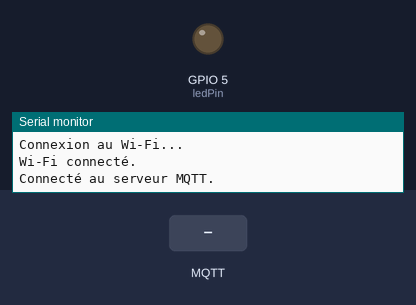
The program below on a simulated ESP32. Shown: output pins drawn as LEDs (lit = HIGH), the last lines printed to the serial monitor. The inputs (shaded band) are chosen by the test bench. WiFi joins after 1.5 s; servers stay silent unless stated; no MQTT or app messages arrive unless stated.

Above: at 3.2 s.
3.3 s: MQTT message "on" arrives on the first subscribed topic
At 3.9 s:
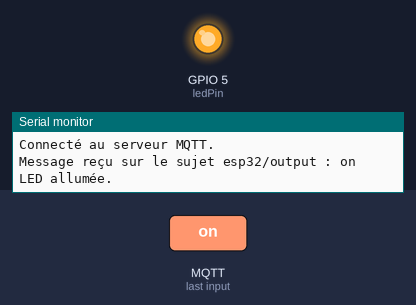
11.3 s: MQTT message "off" arrives on the first subscribed topic
At 12.4 s:
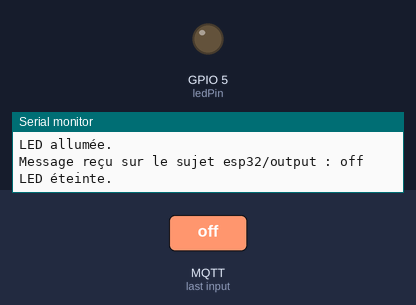
Timing chart, 0 to 13.8 s (numbered marks = the images above; inputs shaded):
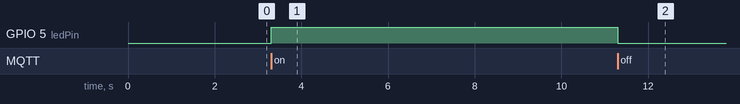

Measured:
- after the input at 3.3 s, GPIO 5 (ledPin): LOW → HIGH at once
- after the input at 11.3 s, GPIO 5 (ledPin): HIGH → LOW at once

The program:

main.cpp
```cpp
#include <esp_now.h>
#include <WiFi.h>
#include <PubSubClient.h>

// Informations pour le Wi-Fi et le serveur MQTT
const char* ssid = "iot";
const char* password = "iotisis;";
const char* mqtt_server = "192.168.3.250";  // Remplacer par l'adresse de ton serveur MQTT

WiFiClient espClient;
PubSubClient client(espClient);

// GPIO pour la LED
const int ledPin = 5;

// Structure pour recevoir les données
typedef struct struct_message {
  int id;        // Identifiant unique (1 ou 2)
  float x;       // Température
  float y;       // Humidité
} struct_message;

// Créer une instance pour stocker les données reçues
struct_message sensorData[2];

// Variables pour gérer le délai entre les envois
unsigned long previousMillis = 0; // Pour stocker l'heure du dernier envoi
const unsigned long interval = 10000; // Intervalle en millisecondes (10 secondes)

// Adresse MAC des capteurs
uint8_t moteAddress[2][6] = {
  {0xEC, 0x62, 0x60, 0x11, 0x97, 0xA0},  // Identifiant pour le capteur 1
  {0x24, 0xDC, 0xC3, 0x14, 0x3D, 0x70}   // Identifiant pour le capteur 2
};

esp_now_peer_info_t peerInfo[2];

// Fonction callback exécutée lors de la réception des données via ESP-NOW
void OnDataRecv(const uint8_t *mac_addr, const uint8_t *incomingData, int len) {
  struct_message receivedData;
  memcpy(&receivedData, incomingData, sizeof(receivedData)); // Copier les données reçues

  // Trouver l'indice du capteur correspondant et stocker les données
  if (receivedData.id == 1) {
    sensorData[0] = receivedData;
  } else if (receivedData.id == 2) {
    sensorData[1] = receivedData;
  }

  Serial.printf("ID : %d, Température : %.2f °C, Humidité : %.2f %%\n", receivedData.id, receivedData.x, receivedData.y);
}

// Fonction callback MQTT pour traiter les messages reçus
void mqttCallback(char* topic, byte* payload, unsigned int length) {
  String message;

  // Convertir le payload en String
  for (int i = 0; i < length; i++) {
    message += (char)payload[i];
  }

  Serial.printf("Message reçu sur le sujet %s : %s\n", topic, message.c_str());

  // Contrôler la LED en fonction du message
  if (String(topic) == "esp32/output") {
    if (message == "on") {
      digitalWrite(ledPin, HIGH);
      Serial.println("LED allumée.");
    } else if (message == "off") {
      digitalWrite(ledPin, LOW);
      Serial.println("LED éteinte.");
    }
  }
}

// Configuration initiale du Wi-Fi
void setup_wifi() {
  delay(10);
  WiFi.begin(ssid, password);
  while (WiFi.status() != WL_CONNECTED) {
    delay(500);
    Serial.print(".");
  }
  Serial.println("\nWiFi connecté.");
}

// Reconnexion au serveur MQTT si nécessaire
void reconnect() {
  while (!client.connected()) {
    if (client.connect("ESP32Client")) {
      Serial.println("Connecté au serveur MQTT.");

      // S'abonner au sujet pour contrôler la LED
      client.subscribe("esp32/output");
    } else {
      Serial.print("Échec, rc=");
      Serial.print(client.state());
      Serial.println(" nouvelle tentative dans 5 secondes.");
      delay(5000);
    }
  }
}

void setup() {
  Serial.begin(115200);

  // Configurer le GPIO pour la LED
  pinMode(ledPin, OUTPUT);
  digitalWrite(ledPin, LOW); // Éteindre la LED par défaut

  // Configuration du Wi-Fi
  WiFi.mode(WIFI_AP_STA);
  WiFi.begin(ssid, password);
  while (WiFi.status() != WL_CONNECTED) {
    delay(1000);
    Serial.println("Connexion au Wi-Fi...");
  }
  Serial.println("Wi-Fi connecté.");

  // Initialisation d'ESP-NOW
  if (esp_now_init() != ESP_OK) {
    Serial.println("Erreur lors de l'initialisation d'ESP-NOW");
    return;
  }
  esp_now_register_recv_cb(OnDataRecv); // Callback pour réception des données

  // Ajouter les capteurs comme peer dans ESP-NOW
  for (int i = 0; i < 2; i++) {
    peerInfo[i].channel = 0;
    peerInfo[i].encrypt = false;
    memcpy(peerInfo[i].peer_addr, moteAddress[i], 6);
    if (esp_now_add_peer(&peerInfo[i]) != ESP_OK) {
      Serial.println("Erreur lors de l'ajout du peer");
      return;
    }
  }

  // Configuration MQTT
  client.setServer(mqtt_server, 1883);
  client.setCallback(mqttCallback);
}

void loop() {
  // Assurer la connexion au serveur MQTT
  if (!client.connected()) {
    reconnect();
  }
  client.loop();

  // Gestion du délai d'envoi des données
  unsigned long currentMillis = millis();
  if (currentMillis - previousMillis >= interval) {
    previousMillis = currentMillis;

    // Publier les données des capteurs
    for (int i = 0; i < 2; i++) {
      if (sensorData[i].id != 0) {
        char tempString[8], humString[8];
        dtostrf(sensorData[i].x, 1, 2, tempString);
        dtostrf(sensorData[i].y, 1, 2, humString);

        // Publier les données via MQTT
        String topicTemp = "esp32/board" + String(i) + "/temperature";
        String topicHum = "esp32/board" + String(i) + "/humidity";

        Serial.println("Envoi des données via MQTT...");
        client.publish(topicTemp.c_str(), tempString);
        client.publish(topicHum.c_str(), humString);

        // Réinitialiser les données reçues après publication
        sensorData[i] = {};
      }
    }
  }
}
```
